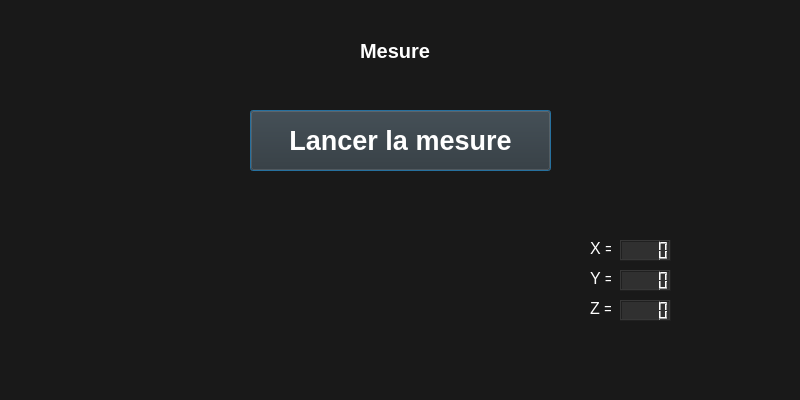
<?xml version="1.0" encoding="UTF-8"?>
<ui version="4.0">
 <class>mesurerpage</class>
 <widget class="QDialog" name="mesurerpage">
  <property name="geometry">
   <rect>
    <x>0</x>
    <y>0</y>
    <width>800</width>
    <height>400</height>
   </rect>
  </property>
  <property name="windowTitle">
   <string>Dialog</string>
  </property>
  <property name="styleSheet">
   <string notr="true">background-color:rgb(25, 25, 25)</string>
  </property>
  <widget class="QLabel" name="label">
   <property name="geometry">
    <rect>
     <x>360</x>
     <y>30</y>
     <width>81</width>
     <height>41</height>
    </rect>
   </property>
   <property name="font">
    <font>
     <pointsize>15</pointsize>
     <weight>75</weight>
     <bold>true</bold>
    </font>
   </property>
   <property name="styleSheet">
    <string notr="true">color: white;</string>
   </property>
   <property name="text">
    <string>Mesure</string>
   </property>
  </widget>
  <widget class="QPushButton" name="pushButton">
   <property name="geometry">
    <rect>
     <x>250</x>
     <y>110</y>
     <width>301</width>
     <height>61</height>
    </rect>
   </property>
   <property name="font">
    <font>
     <pointsize>20</pointsize>
     <weight>75</weight>
     <bold>true</bold>
    </font>
   </property>
   <property name="styleSheet">
    <string notr="true">color : white;
background-color:rgb(48, 48, 48)</string>
   </property>
   <property name="text">
    <string>Lancer la mesure</string>
   </property>
  </widget>
  <widget class="QLabel" name="labGif">
   <property name="geometry">
    <rect>
     <x>320</x>
     <y>210</y>
     <width>151</width>
     <height>131</height>
    </rect>
   </property>
   <property name="text">
    <string/>
   </property>
  </widget>
  <widget class="QLabel" name="labZ">
   <property name="geometry">
    <rect>
     <x>590</x>
     <y>300</y>
     <width>21</width>
     <height>16</height>
    </rect>
   </property>
   <property name="font">
    <font>
     <pointsize>12</pointsize>
    </font>
   </property>
   <property name="styleSheet">
    <string notr="true">color: white;</string>
   </property>
   <property name="text">
    <string>Z =</string>
   </property>
  </widget>
  <widget class="QLCDNumber" name="yLcd">
   <property name="geometry">
    <rect>
     <x>620</x>
     <y>270</y>
     <width>51</width>
     <height>21</height>
    </rect>
   </property>
   <property name="styleSheet">
    <string notr="true">background-color:rgb(48, 48, 48);
color : white;</string>
   </property>
  </widget>
  <widget class="QLabel" name="labX">
   <property name="geometry">
    <rect>
     <x>590</x>
     <y>240</y>
     <width>21</width>
     <height>16</height>
    </rect>
   </property>
   <property name="font">
    <font>
     <pointsize>12</pointsize>
    </font>
   </property>
   <property name="styleSheet">
    <string notr="true">color: white;</string>
   </property>
   <property name="text">
    <string>X =</string>
   </property>
  </widget>
  <widget class="QLabel" name="labY">
   <property name="geometry">
    <rect>
     <x>590</x>
     <y>270</y>
     <width>21</width>
     <height>16</height>
    </rect>
   </property>
   <property name="font">
    <font>
     <pointsize>12</pointsize>
    </font>
   </property>
   <property name="styleSheet">
    <string notr="true">color: white;</string>
   </property>
   <property name="text">
    <string>Y =</string>
   </property>
  </widget>
  <widget class="QLCDNumber" name="xLcd">
   <property name="geometry">
    <rect>
     <x>620</x>
     <y>240</y>
     <width>51</width>
     <height>21</height>
    </rect>
   </property>
   <property name="styleSheet">
    <string notr="true">background-color:rgb(48, 48, 48);
color : white;</string>
   </property>
  </widget>
  <widget class="QLCDNumber" name="zLcd">
   <property name="geometry">
    <rect>
     <x>620</x>
     <y>300</y>
     <width>51</width>
     <height>21</height>
    </rect>
   </property>
   <property name="styleSheet">
    <string notr="true">background-color:rgb(48, 48, 48);
color : white;</string>
   </property>
  </widget>
 </widget>
 <resources/>
 <connections/>
</ui>
